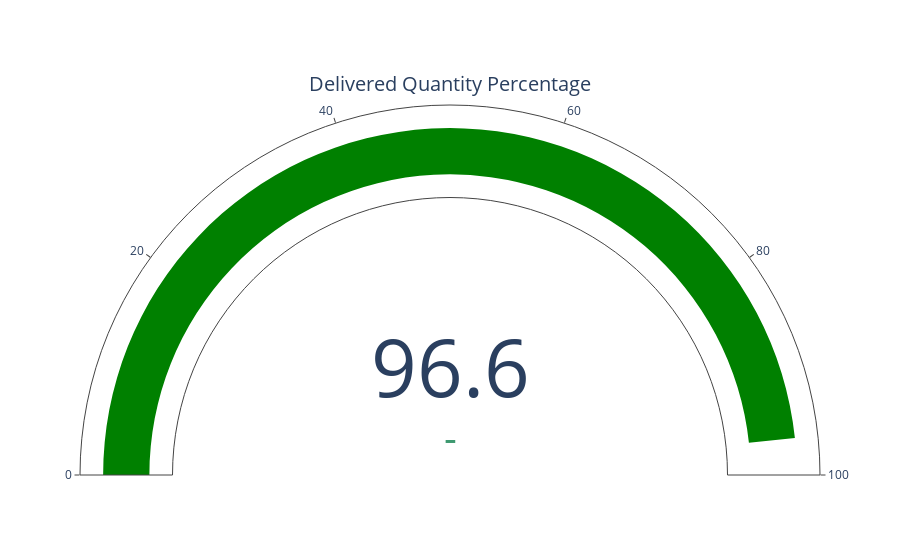

Notebook code for this chart:
### Markdown cell above
##### Only 66% of orders lines are being delivered fully, almost 34% of orders are not fulfilled fully according to the order placed by customer.

### Code cell
volume_fill_rate = final_df['delivery_qty'].sum() / final_df['order_qty'].sum() * 100

fig = go.Figure(go.Indicator(value = volume_fill_rate, mode = "gauge+number+delta", title = {'text': "Delivered Quantity Percentage"}, gauge = {'axis': {'range': [None, 100]}, 'bar': {'color': "green"}}))
fig.show()
volume_fill_rate

### Figure 1 — Plotly figure (JSON) as saved in the notebook; plotly's stock layout.template omitted (floating-point values rounded to 4 significant figures)
{"data": [{"gauge": {"axis": {"range": [null, 100]}, "bar": {"color": "green"}}, "mode": "gauge+number+delta", "title": {"text": "Delivered Quantity Percentage"}, "type": "indicator", "value": 96.59}], "layout": {}}
